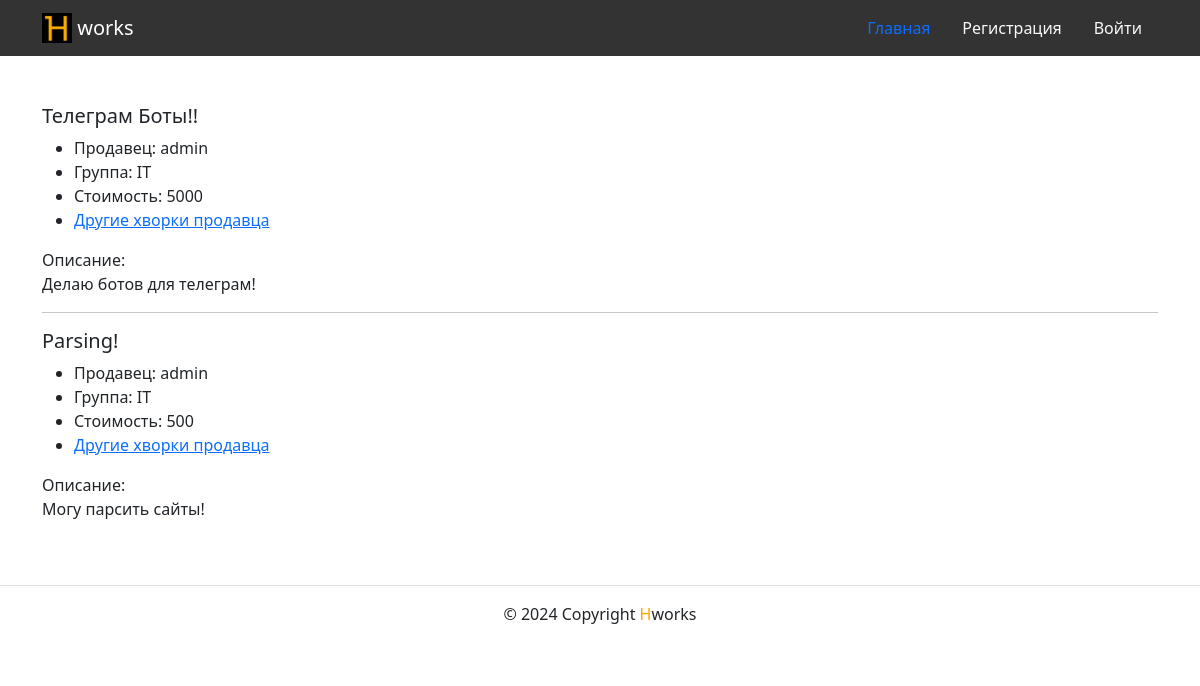
Before: /hwork/list/ with the older database file.
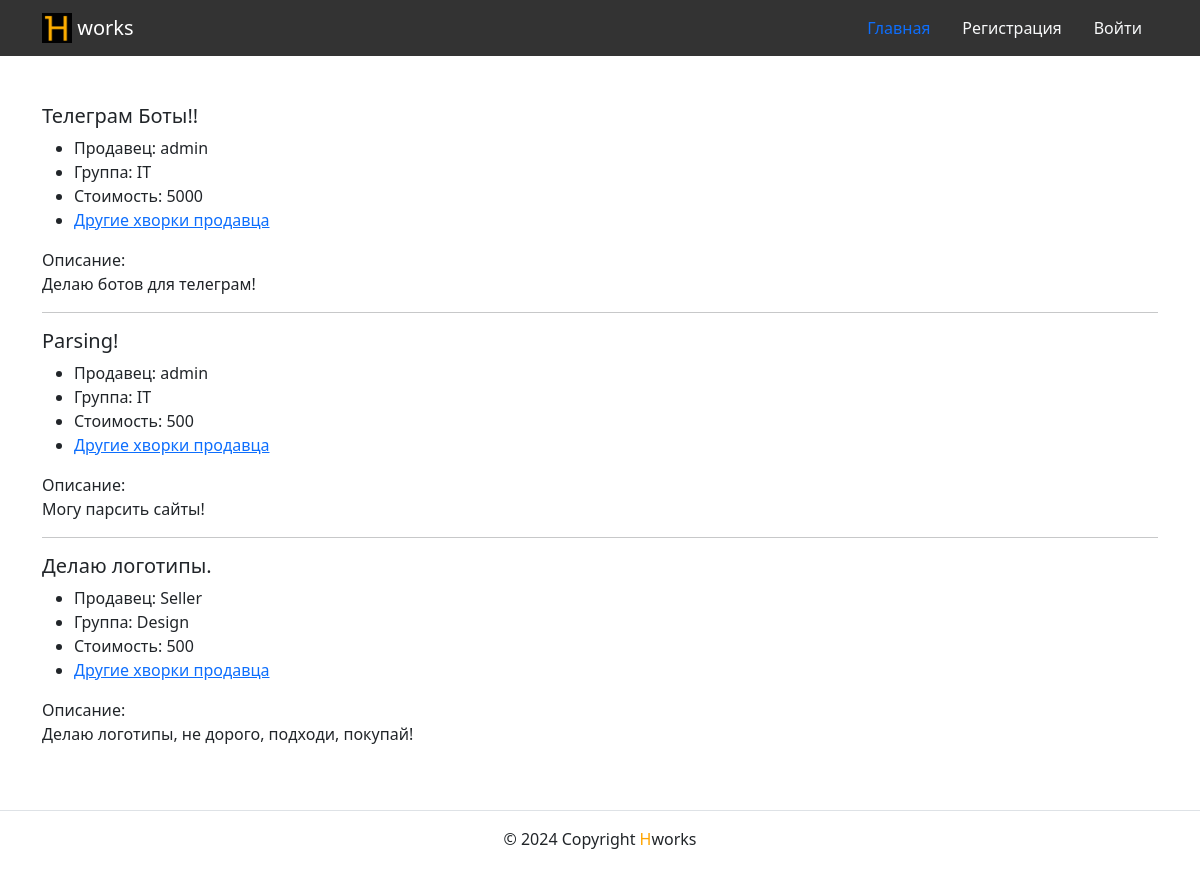
After: the same page with the newer database file.
### hworks/models.py (models this page shows)
class BaseModel(models.Model):
    title = models.CharField('Название', max_length=100)
    class Meta:
        abstract = True
    def __str__(self):
        return self.title

class Hwork(BaseModel):
    description = models.TextField('Описание')
    price = models.PositiveIntegerField('Стоимость')
    user = models.ForeignKey(
        User,
        on_delete=models.CASCADE,
        related_name='%(class)ss',
        verbose_name='Продавец'
    )
    group = models.ForeignKey(
        Group,
        on_delete=models.SET_NULL,
        related_name='%(class)ss',
        blank=True,
        null=True,
        verbose_name='Группа'
    )
    is_archived = models.BooleanField('Hwork в архиве', default=False)
    class Meta:
        verbose_name = 'Хворк'
        verbose_name_plural = 'Хворки'

class Group(BaseModel):
    description = models.CharField('Описание группы', max_length=200)
    class Meta:
        verbose_name = 'Группу'
        verbose_name_plural = 'Группы'

### users/models.py (models this page shows)
class HworksUser(AbstractUser):
    exp = models.TextField(
        'Ваш опыт работы',
        blank=True, null=True,
        help_text='Расскажите о вашем опыте рабрты'
    )
    is_freelancer = models.BooleanField(
        'Я продавец',
        default=False,
        help_text='Если вы покупатель, оставьте это поле пустым'
    )

### hworks/views.py (the view)
# urls.py: path('hwork/list/', views.HworkList.as_view(), name='hwork_ist'),
class HworkList(ListView):
    Model = Hwork
    template_name = 'hworks/hwork_list.html'
    context_object_name = 'hworks'
    def get_queryset(self):
        return Hwork.objects.filter(is_archived=False).all()

### templates/hworks/hwork_list.html (shortened to what this page needs)
{% extends 'base.html' %}
{% block content %}
  <div class="container py-5">
    {% include 'includes/hwork_list_base.html'%}
</div>
{% endblock %}

### templates/includes/hwork_list_base.html (shortened to what this page needs)
{% if hworks|length == 0 %}
    Тут пока пусто
{% else %}
    {% for hwork in hworks %}
    <article>
    <h5>{{ hwork.title }}</h5>
    <ul>
        <li>
            Продавец:
            {% if user.is_authenticated %}<a href= "{% url 'hworks:profile' hwork.user %}">{{ hwork.user }}</a>{% else %}{{ hwork.user }}{% endif %}
        </li>
        <li>
            Группа: {{ hwork.group }}
        </li>
        <li>
            Стоимость: {{ hwork.price }}
        </li>
        <li>
        <a href="{% url 'hworks:hwork_user_list' hwork.user %}"> Другие хворки продавца</a><br/>
        </li>
    </ul>
    Описание:</br>
    <p>{{ hwork.description }}</p>
    </article>
    {% if not forloop.last %}<hr>{% endif %}
    {% endfor %}
{% endif %}

Changed rows visible on the page:
added Hwork: title "Делаю логотипы.", user "Seller", group "Design", price "500", description "Делаю логотипы, не дорого, подходи, покупай!"
